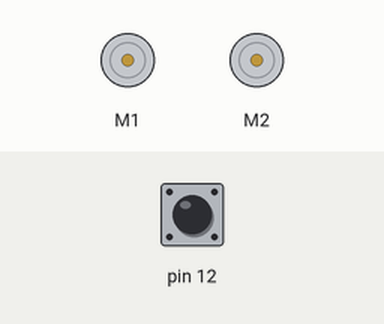
A sketch run on a simulated Arduino Uno, built with avr-gcc and run on an emulated ATmega328P. On the bench: 2 × DC motor (green arrow = forward, orange = backward, longer = faster). Inputs (shaded band) come from the test bench; at power-on: pin 12 HIGH.

Above: at 0.8 s.
0.9 s: pin 12 pulled LOW for 0.15 s
At 1.8 s:
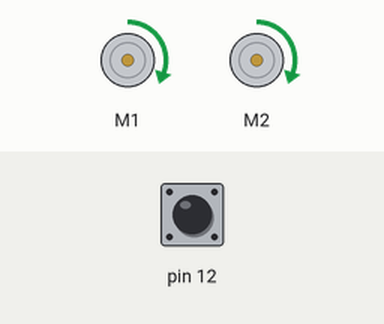
At 21.2 s:
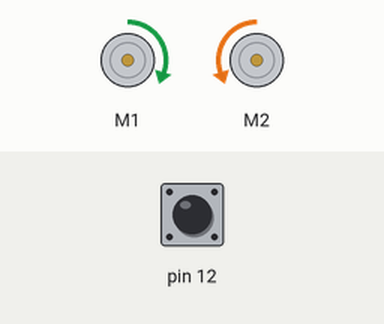
Timing chart, 0 to 30.5 s (numbered marks = the images above; inputs shaded):
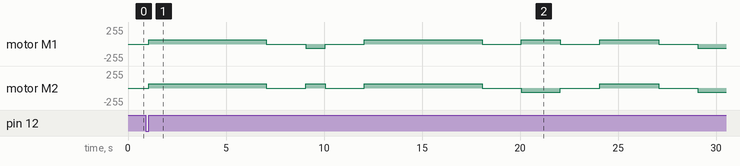

Measured:
- after the input at 0.9 s, motor M1: stopped → forward 63/255 after 0.15 s, → stopped 6.0 s later, → backward 63/255 2.0 s later, → stopped 1.0 s later, … (11 changes in this stretch); motor M2: stopped → forward 63/255 after 0.15 s, → stopped 6.0 s later, → forward 63/255 2.0 s later, → stopped 1.0 s later, … (11 changes in this stretch)

The sketch:

credit_code.ino
```cpp
#include <Wire.h>
#include <ZumoShield.h>

ZumoMotors motorsRobot;
Pushbutton calibrateButton (ZUMO_BUTTON);

//robot moving backwards method
void move_backwards()
{
  motorsRobot.setSpeeds(100, 100);
  delay(3000);
  motorsRobot.setSpeeds(0, 0);
}

//robot moving right method
void move_right()
{
  motorsRobot.setSpeeds(-100, 100);
  delay(2000);
  motorsRobot.setSpeeds(0, 0);
}

//robot moving right method
void backwards_move_right()
{
  motorsRobot.setSpeeds(-90, 90);
  delay(2000);
  motorsRobot.setSpeeds(0, 0);
}

//robot moving left method
void move_left()
{
  //left motor, right motor
  motorsRobot.setSpeeds(100, -100);
  delay(1000);
  motorsRobot.setSpeeds(0, 0);
}

//robot moving forward method
void move_forward()
{
  motorsRobot.setSpeeds(-100, -100);
  delay(6000);
  motorsRobot.setSpeeds(0, 0);
}

//robot moving forward right method
void move_forward_right()
{
  motorsRobot.setSpeeds(-100, -100);
  //delay is less than move_forward method
  delay(3000);
  motorsRobot.setSpeeds(0, 0);
}

//stopping the motors
void stop_speed()
{
  motorsRobot.setSpeeds(0, 0);
}

void setup()
{
  motorsRobot.flipLeftMotor(true);
  motorsRobot.flipRightMotor(true);

  //calibrate button
  calibrateButton.waitForButton();
  calibrateButton.waitForRelease();
}

void loop()
{
  //execute path for maze

  move_forward();
  delay(2000);

  //turning left and moving forward
  move_left();
  delay(2000);
  move_forward();
  delay(2000);

  //turning right and moving forward
  move_right();
  delay(2000);
  move_forward_right();
  delay(2000);

  //move backwards, turn right & move forward
  move_backwards();
  delay(2000);
  backwards_move_right();
  delay(2000);
  move_forward();
  delay(1000);

  //turn left and move forwards
  move_left();
  delay(2000);
  move_forward();
  delay(3000);

  move_left();
  delay(2000);

  move_forward_right();
  delay(2000);

  stop_speed();
}
```
